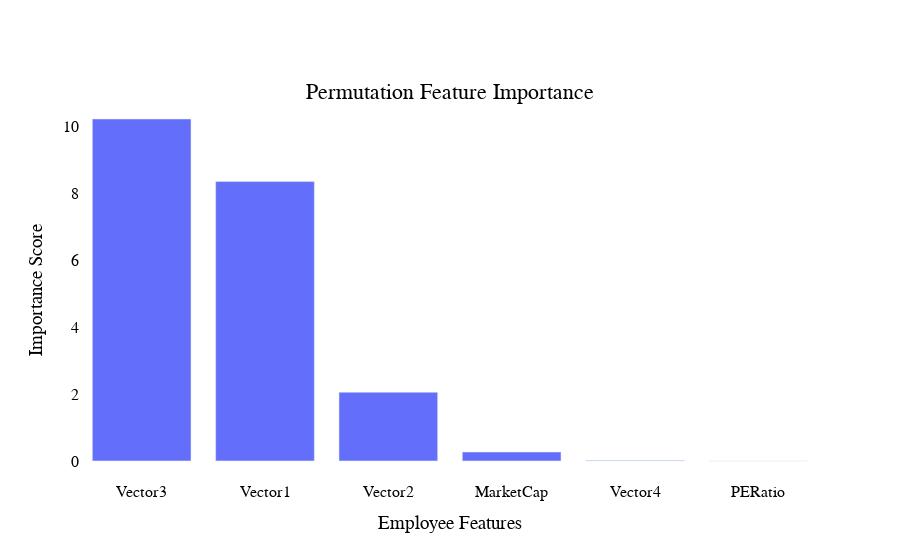

Notebook code for this chart:
### Code cell
import plotly.express as px
fig = px.bar(imp, title="Permutation Feature Importance",
            labels={"x": "Number of Components", "y": "Cumulative Explained Variance"})
fig.update_traces(showlegend=False, selector=dict(type='bar'))
fig.update_xaxes(title_font=dict(size=18, family='Courier', color='black'),showgrid=False)
fig.update_yaxes(title_font=dict(size=18, family='Courier', color='black'),showgrid=False)
fig.update_layout( title={'text':"Permutation Feature Importance",
                         'y':0.85,
                         'yanchor': 'top',
                         'x':0.5,
                         'xanchor': 'center'})
fig.update_layout({'plot_bgcolor': 'rgba(0,0,0,0)',
                           'paper_bgcolor': 'rgba(0,0,0,0)'
                  })
fig.update_layout(
    xaxis_title="Employee Features",
    yaxis_title="Importance Score",
    legend_title="Legend Title",
    font=dict(
        family="Time New",
        size=16,
        color="black"
    )
)

fig.show()

### Figure 1 — Plotly figure (JSON) as saved in the notebook; plotly's stock layout.template omitted (floating-point values rounded to 4 significant figures)
{"data": [{"alignmentgroup": "True", "hovertemplate": "variable=Importance<br>Feature=%{x}<br>value=%{y}<extra></extra>", "legendgroup": "Importance", "marker": {"color": "#636efa"}, "name": "Importance", "offsetgroup": "Importance", "orientation": "v", "showlegend": false, "textposition": "auto", "type": "bar", "x": ["Vector3", "Vector1", "Vector2", "MarketCap", "Vector4", "PERatio"], "xaxis": "x", "y": [10.23, 8.361, 2.053, 0.2645, 0.01437, -0.003138], "yaxis": "y"}], "layout": {"barmode": "relative", "font": {"color": "black", "family": "Time New", "size": 16}, "legend": {"title": {"text": "Legend Title"}, "tracegroupgap": 0}, "paper_bgcolor": "rgba(0,0,0,0)", "plot_bgcolor": "rgba(0,0,0,0)", "title": {"text": "Permutation Feature Importance", "x": 0.5, "xanchor": "center", "y": 0.85, "yanchor": "top"}, "xaxis": {"anchor": "y", "domain": [0, 1], "showgrid": false, "title": {"text": "Employee Features"}}, "yaxis": {"anchor": "x", "domain": [0, 1], "showgrid": false, "title": {"text": "Importance Score"}}}}
